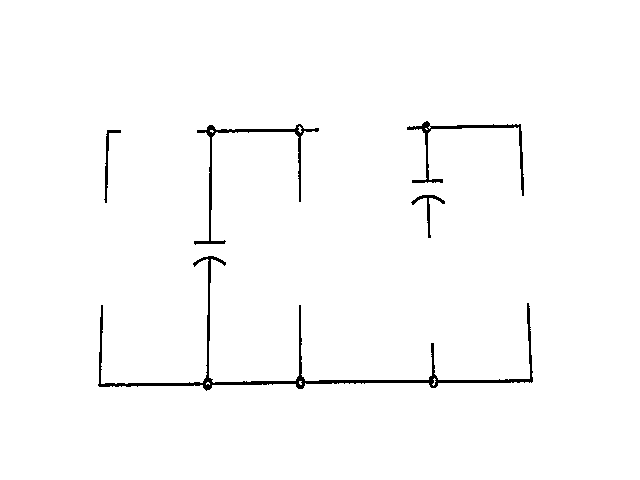
#> input picture circuits/clean_circuit.png, 640 x 480 px
$ python wire_endpoints.py
#> lines starting #> are read from the running program, lines starting #| are printed output that depends on the picture; after the words box and inside, x2 and y2 are one past the last pixel; in counts of white or black regions, pixels touching at a corner belong together
import cv2
import numpy as np
from collections import deque

# Load the binary image
image = cv2.imread('./circuits/clean_circuit.png', 0)
#> image: shape (480, 640); 98.4% white; 5 black regions, box (x1, y1, x2, y2) and area: (98, 256, 533, 391) 2591, (194, 124, 319, 245) 975, (407, 121, 524, 196) 800, (104, 130, 121, 203) 221, (411, 195, 445, 238) 218
# Invert the image if needed (now you have white lines on a black background)
binary_image = cv2.bitwise_not(image)
thinned = cv2.ximgproc.thinning(binary_image)
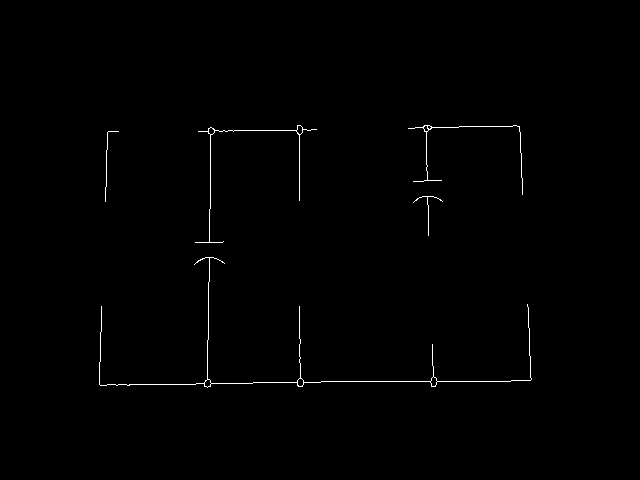
#> thinned: shape (480, 640); 0.55% white in thin lines or dots, all inside (x1, y1, x2, y2) = (99, 125, 532, 388)


# find the end points
id = 0
endpoints = []
for i in range(1, thinned.shape[0] - 1):
    for j in range(1, thinned.shape[1] - 1):
        if thinned[i, j] == 255:
            # if a white pixel
            neighbours = thinned[i-1:i+2, j-1:j+2]
            #print(neighbours)
            if np.sum(neighbours) == 255*2:
                endpoints.append({"id": id, "pos":(j, i)})
                # put a red pixel at the endpoint
                cv2.circle(image, (j,i), 5, (0,0,255), 2)
                # put id next to the endpoint
                cv2.putText(image, str(id), (j+10, i), cv2.FONT_HERSHEY_SIMPLEX, 0.5, (0,0,255), 1)
                id += 1
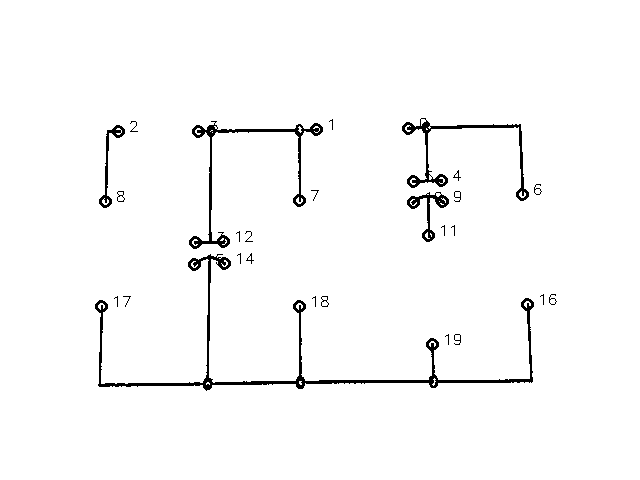
#> image: shape (480, 640); 97.7% white; 26 black regions (11 under 20 px), largest, box (x1, y1, x2, y2) and area: (95, 254, 534, 391) 3105, (189, 121, 323, 249) 1425, (402, 118, 529, 201) 1151
#> after the loop, endpoints = 20 items; id = 20

print(endpoints)
#> (printed output is left out)

# connect the end points
def find_connected_endpoints(skeleton, endpoints, start_id):
    visited = np.zeros_like(skeleton, dtype=bool)
    connections = [start_id]
    start_pos = endpoints[start_id]['pos']

    queue = deque([start_pos])
    visited[start_pos[1], start_pos[0]] = True# Mark start position as visited
    while queue:
        x, y = queue.popleft()

        # Check 8-connected neighbors
        for dx in [-1, 0, 1]:
            for dy in [-1, 0, 1]:
                if dx == 0 and dy == 0:
                    continue

                nx, ny = x + dx, y + dy

                if 0 <= nx < skeleton.shape[1] and 0 <= ny < skeleton.shape[0]:
                    if skeleton[ny, nx] == 255 and not visited[ny, nx]:
                        visited[ny, nx] = True
                        queue.append((nx, ny))

                        # Check if the current point is an endpoint
                        for endpoint in endpoints:
                            if endpoint['pos'] == (nx, ny) and endpoint['id'] != start_id:
                                connections.append(endpoint['id'])
    return connections

# find the max id of the endpoints
max_id = max([endpoint['id'] for endpoint in endpoints])
#> max_id = 19

all_connections = []
all_connections.append(find_connected_endpoints(thinned, endpoints, 0))
#> in find_connected_endpoints, `start_pos = endpoints[start_id]['pos']`: start_pos = (408, 128)
#> the loop in find_connected_endpoints, `while queue:` made 277 passes
#> (x, y) on passes 1 to 3: (408, 128), (409, 128), (410, 128)
#> after the loop in find_connected_endpoints, `while queue:`:
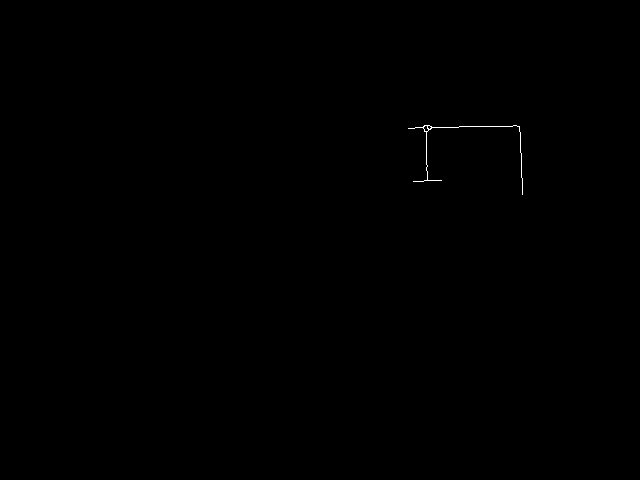
#> visited: shape (480, 640) bool; 0.09% white in thin lines or dots, all inside (x1, y1, x2, y2) = (408, 125, 523, 195)
#> after the loop in find_connected_endpoints, `while queue:`: connections = [0, 5, 4, 6]

# Iterate over each endpoint ID
for i in range(max_id):
    # Check if the endpoint ID is already in any connection list
    if not any(i in connection_list for connection_list in all_connections):
        # Find connected endpoints for the current ID
        connected_endpoints = find_connected_endpoints(thinned, endpoints, i)
        # Append the list of connected endpoints to all_connections
        all_connections.append(connected_endpoints)
#> this loop made 19 passes
#> (start_pos in find_connected_endpoints, connected_endpoints) on passes 2, 3, 10, 15: ((316, 129), [1, 7, 3, 13, 12]), ((118, 131), [2, 8]), ((442, 201), [9, 10, 11]), ((224, 263), [14, 15, 18, 17, 19, 16])
#> after the loop, all_connections = [[0, 5, 4, 6], [1, 7, 3, 13, 12], [2, 8], [9, 10, 11], [14, 15, 18, 17, 19, 16]]

print(all_connections)
#| [[0, 5, 4, 6], [1, 7, 3, 13, 12], [2, 8], [9, 10, 11], [14, 15, 18, 17, 19, 16]]

sample_OCR = [{'component': 'R', 'value': 100, 'corners': [[120, 140], [150, 140], [150, 160], [120, 160]]}, {'component': 'C', 'value': 0.1, 'corners': [[300, 50], [330, 50], [330, 70], [300, 70]]}]
# write the OCR result on the image
for i in range(len(sample_OCR)):
    cv2.rectangle(image, sample_OCR[i]['corners'][0], sample_OCR[i]['corners'][2], (0,255,0), 2)
    cv2.putText(image, sample_OCR[i]['component'] + str(sample_OCR[i]['value']), (sample_OCR[i]['corners'][0][0], sample_OCR[i]['corners'][0][1] - 10), cv2.FONT_HERSHEY_SIMPLEX, 0.5, (0,255,0), 1)
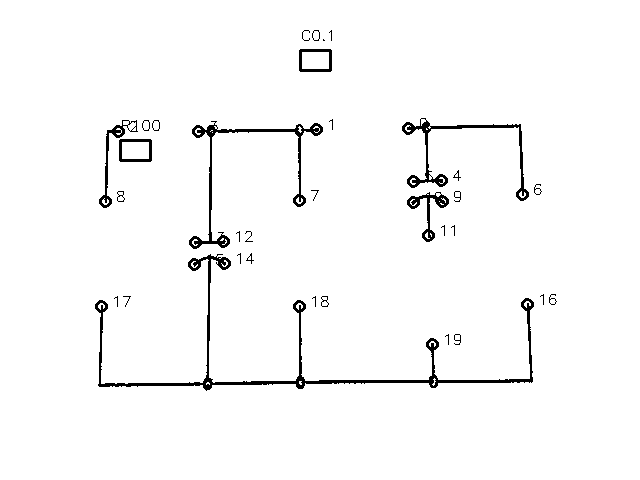
#> image: shape (480, 640); 97.5% white; 33 black regions (13 under 20 px), largest, box (x1, y1, x2, y2) and area: (95, 254, 534, 391) 3105, (189, 121, 323, 249) 1425, (402, 118, 529, 201) 1151

sample_components = [{"component": "R", "corners": [(278, 20), (331,50)]}, {"component": "R", "corners": [(80, 144), (110,210)]}]
# draw a rectangle around the component
for component in sample_components:
    cv2.rectangle(image, component['corners'][0], component['corners'][1], (0,0,255), 2)
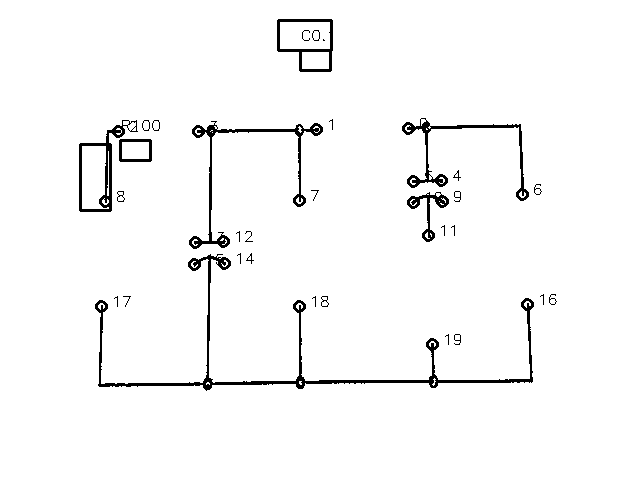
#> image: shape (480, 640); 97.2% white; 32 black regions (12 under 20 px), largest, box (x1, y1, x2, y2) and area: (95, 254, 534, 391) 3105, (189, 121, 323, 249) 1425, (402, 118, 529, 201) 1151

# match component to nodes -> adds a new key to the component dictionary corresponding to endpoint id
for i in range(len(sample_components)):
    # find mid point of all sides of component
    mid_points = [0, 0, 0, 0]
    corners = sample_components[i]['corners']
    mid_points[0] = ((corners[0][0] + corners[1][0])//2, corners[0][1])
    mid_points[1] = (corners[1][0], (corners[0][1] + corners[1][1])//2)
    mid_points[2] = ((corners[0][0] + corners[1][0])//2, corners[1][1])
    mid_points[3] = (corners[0][0], (corners[0][1] + corners[1][1])//2)

    # find distances between mid points and endpoints
    distances = []
    for connection in all_connections:
        for endpoint_id in connection:
            endpoint = endpoints[endpoint_id]
            for mid_point in mid_points:
                distance = np.sqrt((mid_point[0] - endpoint['pos'][0])**2 + (mid_point[1] - endpoint['pos'][1])**2)
                distances.append((endpoint_id, distance))
    # find the 2 closest endpoints
    distances.sort(key=lambda x: x[1])
    # print the id of the 2 closest endpoints
    sample_components[i]['connections'] = [distances[0][0], distances[1][0]]

    # match the OCR result to each component
    # find the centroid of the component
    ocr_distance = []
    centroid_component = [(sample_components[i]['corners'][0][0] + sample_components[i]['corners'][1][0])//2, (sample_components[i]['corners'][0][1] + sample_components[i]['corners'][1][1])//2]
    # draw a circle at the centroid
    cv2.circle(image, (centroid_component[0], centroid_component[1]), 5, (0,0,255))

    for j in range(len(sample_OCR)):
        # find the centroid of the OCR result
        centroid_OCR = [(sample_OCR[j]['corners'][0][0] + sample_OCR[j]['corners'][1][0])//2, (sample_OCR[j]['corners'][0][1] + sample_OCR[j]['corners'][1][1])//2]
        # draw a circle at the centroid
        cv2.circle(image, (centroid_OCR[0], centroid_OCR[1]), 5, (0,0,255))

        # find the distance between the centroids
        distance = np.sqrt((centroid_component[0] - centroid_OCR[0])**2 + (centroid_component[1] - centroid_OCR[1])**2)

        if distance < 100:
            ocr_distance.append((j, distance))

    # find the closest OCR result
    ocr_distance.sort(key=lambda x: x[1])
    if ocr_distance:
        sample_components[i]['OCR classification'] = sample_OCR[ocr_distance[0][0]]['component']
        sample_components[i]['value'] = sample_OCR[ocr_distance[0][0]]['value']
#> after the loop, sample_components = 2 items


print(sample_components)
#> (printed output is left out)


cv2.imshow('Endpoints', thinned)
cv2.imshow('Original', image)
cv2.waitKey(0)
cv2.destroyAllWindows()

$ run again, with circuits/cir10.png copied over circuits/clean_circuit.png
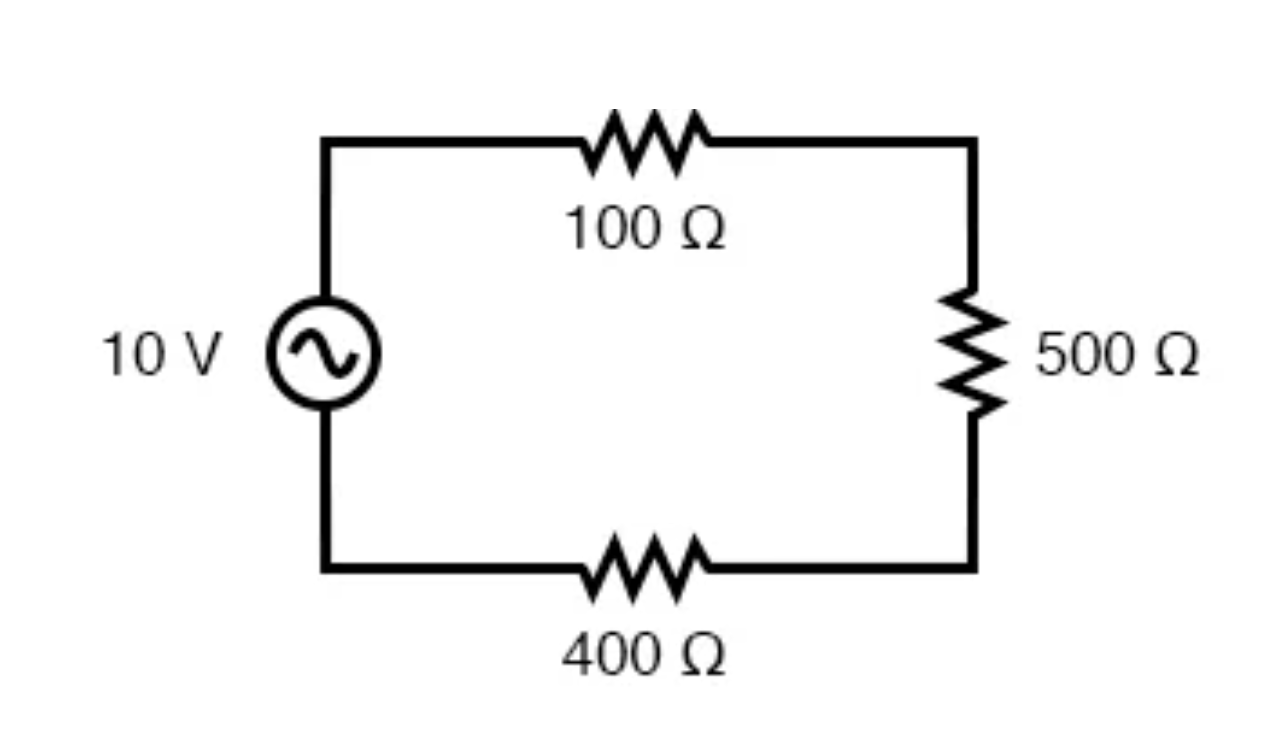
#> input picture circuits/cir10.png, 1288 x 733 px
#> image is the input picture: shape (733, 1288); min 0, max 255, mean 244.3
#> thinned: shape (733, 1288); 0.48% white in thin lines or dots, all inside (x1, y1, x2, y2) = (106, 111, 1196, 674)
#> after the loop `for i in range(1, thinned.shape[0] - 1):`: endpoints = 54 items; id = 54
#> (printed output is left out)
#> max_id = 53
#> start_pos = (614, 111)
#> the loop in find_connected_endpoints, `while queue:` made 2989 passes
#> (x, y) on passes 1 to 3: (614, 111), (614, 112), (614, 113)
#> after the loop in find_connected_endpoints, `while queue:`:
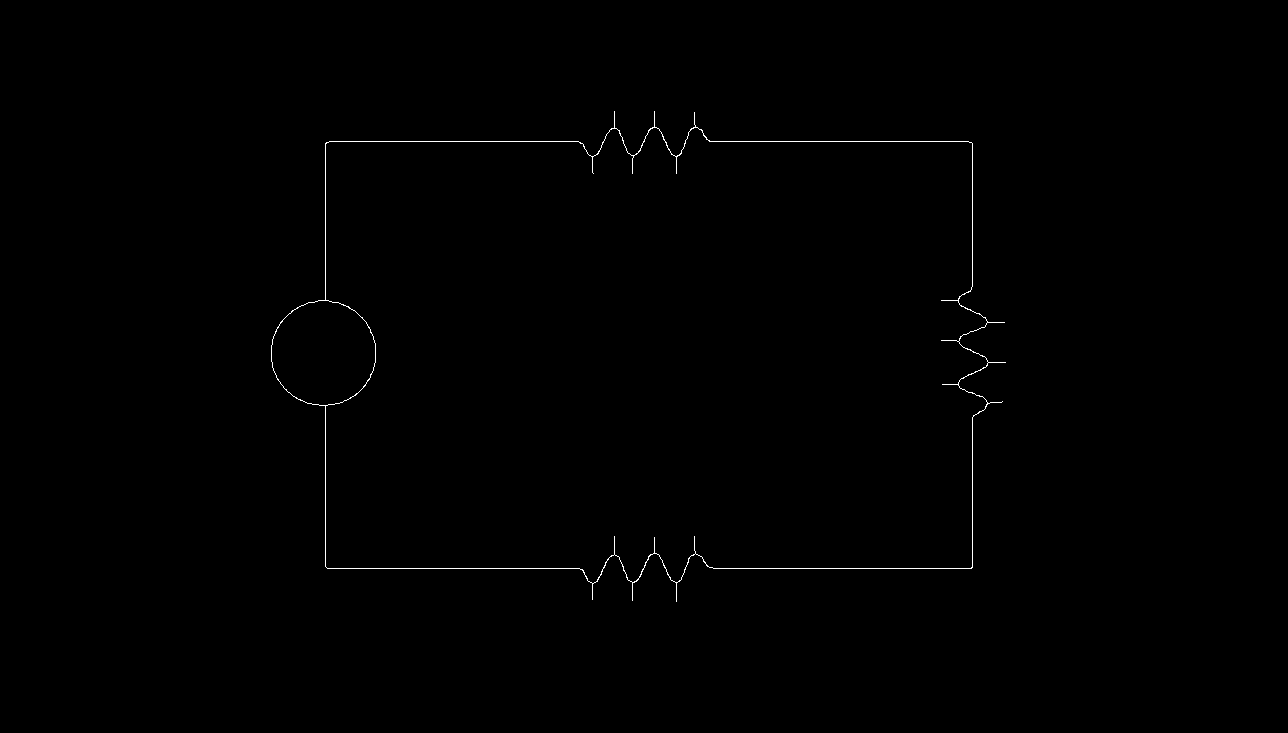
#> visited: shape (733, 1288) bool; 0.32% white in thin lines or dots, all inside (x1, y1, x2, y2) = (271, 111, 1006, 602)
#> after the loop in find_connected_endpoints, `while queue:`: connections = [0, 3, 4, 1, 5, 2, 17, 18, 28, 31, 36, 37, 41, 38, 42, 40, 43, 39]
#> the loop `for i in range(max_id):` made 53 passes
#> (start_pos in find_connected_endpoints, connected_endpoints) on passes 7, 8, 11, 12, 13, 20, 21, 23: ((649, 207), [6, 9]), ((697, 207), [7, 8]), ((579, 211), [10, 13, 14]), ((690, 211), [11, 15]), ((716, 211), [12, 16]), ((1060, 333), [19, 32]), ((1170, 333), [20, 21]), ((116, 335), [22, 27, 33])
#> after the loop `for i in range(max_id):`: all_connections = [[0, 3, 4, 1, 5, 2, 17, 18, 28, 31, 36, 37, 41, 38, 42, 40, 43, 39], [6, 9], [7, 8], [10, 13, 14], [11, 15], [12, 16], [19, 32], [20, 21], [22, 27, 33], [23, 24], [25, 34], [26, 35], [29, 30], [44, 45], [46, 49, 50], [47, 52], [48, 51, 53]]
#> (printed output is left out)
#> after the loop `for component in sample_components:`:
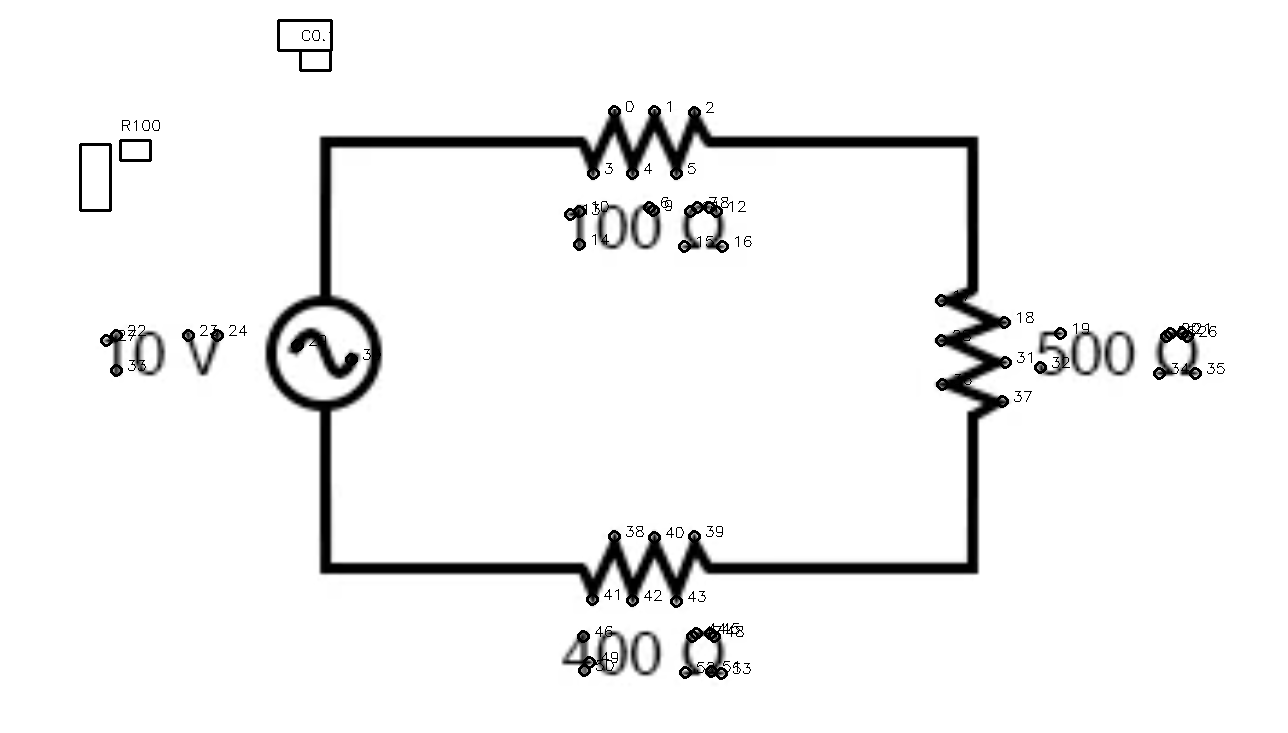
#> image: shape (733, 1288); min 0, max 255, mean 242.5
#> after the loop `for i in range(len(sample_components)):`: sample_components = 2 items
#> (printed output is left out)

$ run again, with circuits/cir11.png copied over circuits/clean_circuit.png
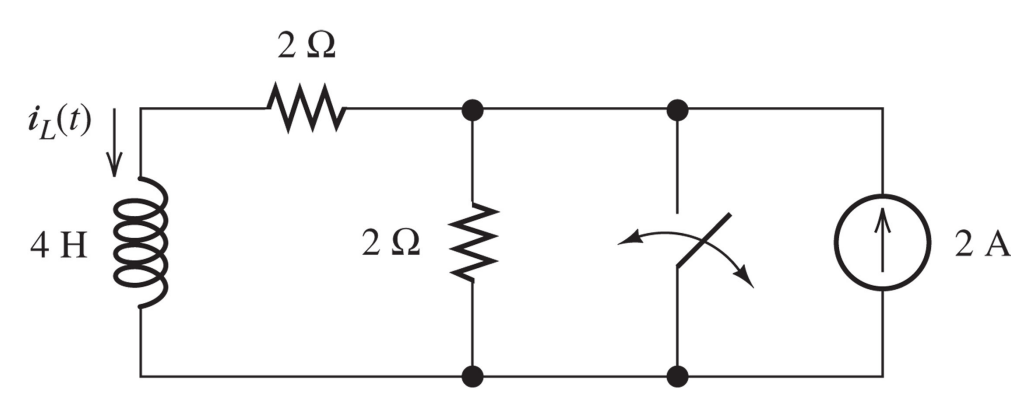
#> input picture circuits/cir11.png, 1035 x 412 px
#> `thinned = cv2.ximgproc.thinning(binary_image)`:
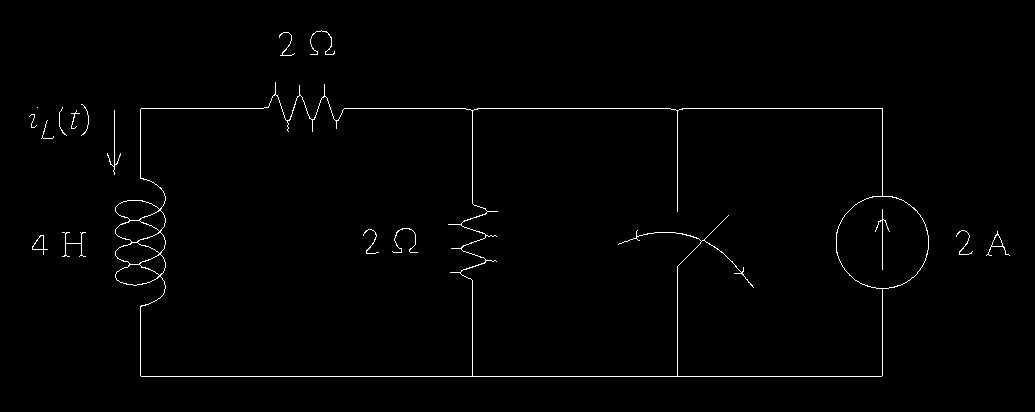
#> thinned: shape (412, 1035); 1.1% white in thin lines or dots, all inside (x1, y1, x2, y2) = (29, 30, 1010, 377)
#> after the loop `for i in range(1, thinned.shape[0] - 1):`: endpoints = 66 items; id = 66
#> (printed output is left out)
#> max_id = 65
#> start_pos = (279, 37)
#> the loop in find_connected_endpoints, `while queue:` made 56 passes
#> (x, y) on passes 1 to 8: (279, 37), (279, 36), (279, 35), (280, 35), (280, 34), (281, 34), (281, 33), (282, 33)
#> after the loop in find_connected_endpoints, `while queue:`: connections = [0, 4, 2]
#> the loop `for i in range(max_id):` made 65 passes
#> (start_pos in find_connected_endpoints, connected_endpoints) on passes 2, 9, 10, 11, 12, 15, 16, 29: ((334, 51), [1, 3]), ((81, 104), [8, 22]), ((62, 107), [9, 21]), ((76, 110), [10, 12, 13, 17]), ((114, 110), [11, 27, 26, 25]), ((29, 116), [14, 16]), ((47, 120), [15, 24, 23]), ((882, 209), [28, 35, 34, 62])
#> after the loop `for i in range(max_id):`: all_connections = 16 items, first 6: [0, 4, 2], [1, 3], [5, 19, 7, 20, 6, 18, 29, 32, 42, 46, 60, 63, 30, 31, 61, 64, 65, 44, 33, 45], [8, 22], [9, 21], [10, 12, 13, 17]
#> (printed output is left out)
#> after the loop `for component in sample_components:`:
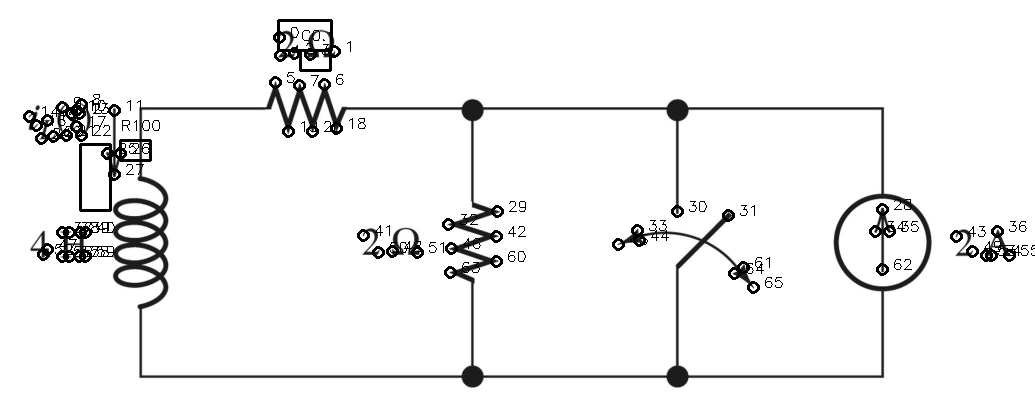
#> image: shape (412, 1035); min 0, max 255, mean 241.2
#> after the loop `for i in range(len(sample_components)):`: sample_components = 2 items
#> (printed output is left out)
